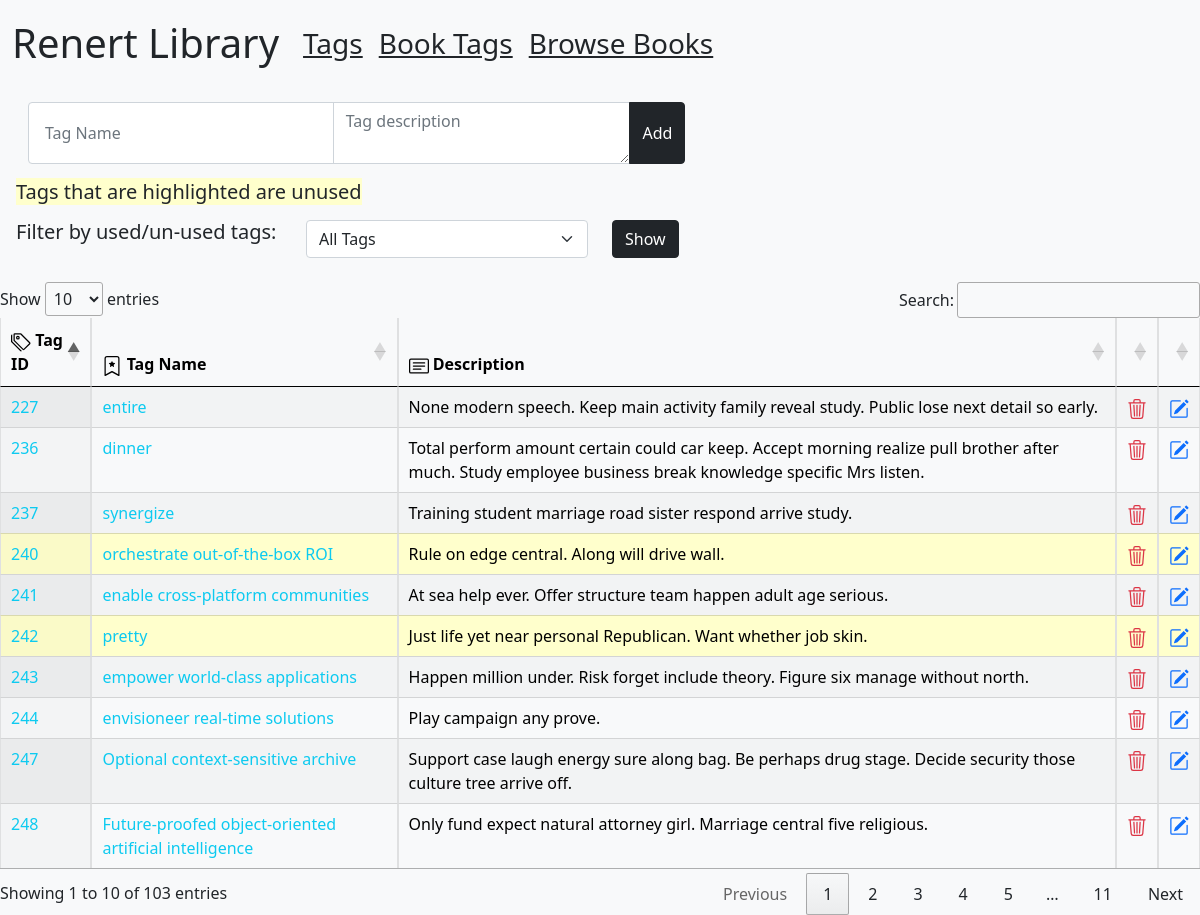
The app's page /tags with its own data.
### tables this page shows
CREATE TABLE [library_tags] (
   [tag_id] INTEGER PRIMARY KEY,
   [tag_name] TEXT,
   [description] TEXT,
   [created_by] INTEGER,
   [created_at] TEXT,
   [updated_at] TEXT,
   FOREIGN KEY([created_by]) REFERENCES [members]([member_internal_id])
);

### app.py (the view)
@app.route("/tags", methods=["GET", "POST"])
def tags():
    tags = db.session.execute("select * from library_tags")
    tags = [dict(x) for x in tags]
    count =db.session.execute("select count(*) from library_tags")
    count = [dict(x) for x in count]
    count = count[0]["count(*)"]
    tags_without_books = []
    for i in tags:
        tag = db.session.execute("select * from library_books_tags where tag_id = '" + str(i['tag_id']) + "'")
        tag = [dict(x) for x in tag]
        if tag == []:
            tags_without_books.append(i["tag_id"])
    return render_template("tags.html", tags=tags, count=count, twb = tags_without_books)

### templates/tags.html (shortened to what this page needs)
{% extends 'layout.html'%}
{% import "bootstrap/wtf.html" as wtf %}
{%block content%}
<div class="row m-3">
    <div class="col-7">
        <div class="input-group">
            <input type="text" class="form-control p-3 tag-name-input" placeholder="Tag Name" required>
            <textarea class="form-control tag-desc-input" style="max-height: 150px;" placeholder="Tag description" required></textarea>
            <button type="submit" class="btn btn-dark add">Add</button>
        </div>
    </div>
</div>
<h5 class="m-3"> <span style="background-color: #ffffcc">Tags that are highlighted are unused</span></h5>
<div class="row">
    <div class="col-3"><h5 class="ms-3">Filter by used/un-used tags:</h5></div>
    <div class="col-3">
        <select class="used-search form-select">
        <option value="0" selected>All Tags</option>
        </select>
    </div>
    <div class="col-1"><button type="submit" onclick="return false;" class="btn btn-dark show-used">Show</button></div>
</div>
<br>
<table class="table table-hover table-light table-bordered display" id="tagList">
    <thead>
        <tr>
            <th scope="col"> Tag ID</th>
            <th scope="col"> Tag Name</th>
            <th scope="col"> Description</th>
            <th></th>
            <th></th>
        </tr>
    </thead>
    <tbody class="table-group-divider border-top-dark">
        {% for a in tags %}
            {% if a.tag_id in twb%}
            <tr class="">
                <td class="" style="background-color: #ffffcc">
                    <a href="/tag/{{a.tag_id}}" class="text-decoration-none text-info" data-bs-toggle="tooltip" data-bs-placement="right" data-bs-title="Click for tag details">{{a.tag_id}}</a>
                </td>
                <td class="" style="background-color: #ffffcc">
                    <a href="/tag/{{a.tag_id}}" class="text-decoration-none text-info" data-bs-toggle="tooltip" data-bs-placement="right" data-bs-title="Click for tag details"> {{a.tag_name}} </a>
                </td>
                <td class="" style="background-color: #ffffcc">
                    {{a.description}}
                </td>
                <td class="trash-tag" style="background-color: #ffffcc" data-tag-id="{{a.tag_id}}">
                </td>
                <td class="edit-tag" style="background-color: #ffffcc" data-edit-tag-id="{{a.tag_id}}">
                </td>
            </tr>
            {% else %}
            <tr class="">
                <td class="">
                    <a href="/tag/{{a.tag_id}}" class="text-decoration-none text-info" data-bs-toggle="tooltip" data-bs-placement="right" data-bs-title="Click for tag details">{{a.tag_id}}</a>
                </td>
                <td class="">
                    <a href="/tag/{{a.tag_id}}" class="text-decoration-none text-info" data-bs-toggle="tooltip" data-bs-placement="right" data-bs-title="Click for tag details"> {{a.tag_name}} </a>
                </td>
                <td class="">
                    {{a.description}}
                </td>
                <td class="trash-tag"  data-tag-id="{{a.tag_id}}">
                </td>
                <td class="edit-tag" data-edit-tag-id="{{a.tag_id}}">
                </td>
            </tr>
            {% endif %}
        {% endfor %}
    </tbody>
</table>
{%endblock%}

### static/tables.css (style rules this page uses)
body { overflow-x: hidden; }

### records on screen
library_tags: tag_id "227", tag_name "entire", description "None modern speech. Keep main activity family reveal study. Public lose next detail so early."
library_tags: tag_id "236", tag_name "dinner", description "Total perform amount certain could car keep. Accept morning realize pull brother after much. Study employee business break knowledge specific Mrs listen."
library_tags: tag_id "237", tag_name "synergize", description "Training student marriage road sister respond arrive study."
library_tags: tag_id "240", tag_name "orchestrate out-of-the-box ROI", description "Rule on edge central. Along will drive wall."
library_tags: tag_id "241", tag_name "enable cross-platform communities", description "At sea help ever. Offer structure team happen adult age serious."
library_tags: tag_id "242", tag_name "pretty", description "Just life yet near personal Republican. Want whether job skin."
library_tags: tag_id "243", tag_name "empower world-class applications", description "Happen million under. Risk forget include theory. Figure six manage without north."
library_tags: tag_id "244", tag_name "envisioneer real-time solutions", description "Play campaign any prove."
library_tags: tag_id "247", tag_name "Optional context-sensitive archive", description "Support case laugh energy sure along bag. Be perhaps drug stage. Decide security those culture tree arrive off."
library_tags: tag_id "248", tag_name "Future-proofed object-oriented artificial intelligence", description "Only fund expect natural attorney girl. Marriage central five religious."
